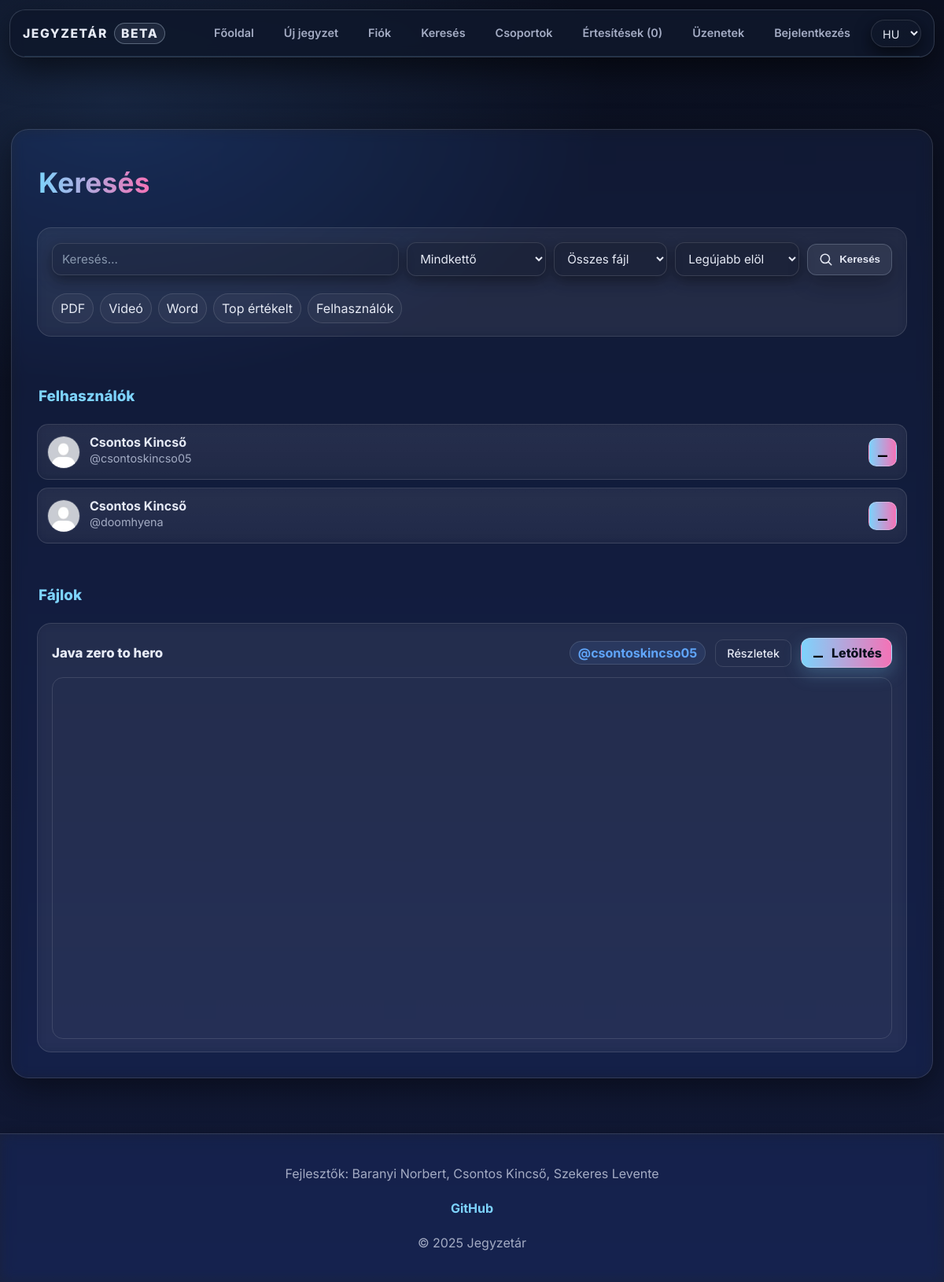
The page /search.php on the database as committed earlier.
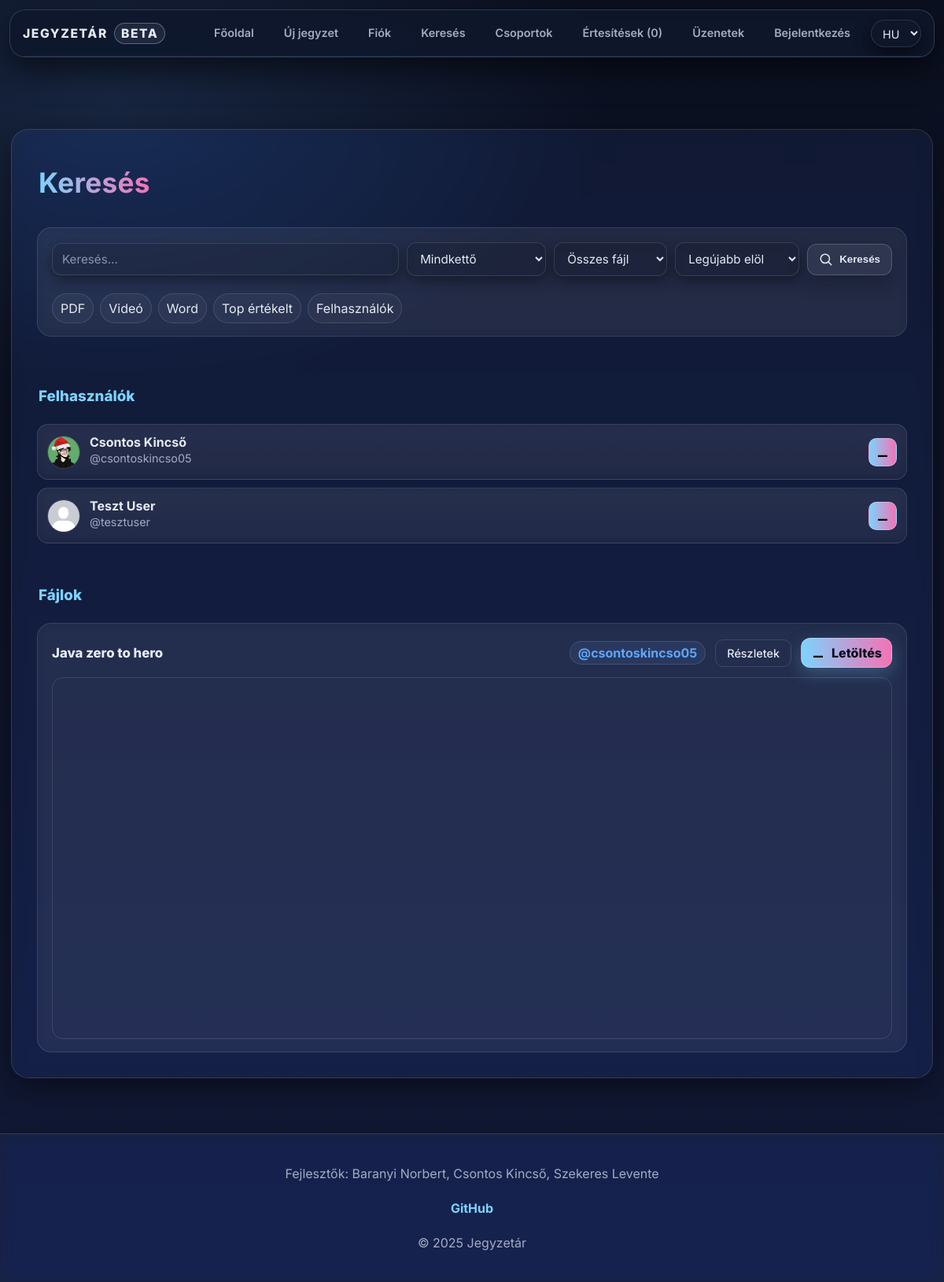
The same page on the database as committed later.
### tables this page shows
CREATE TABLE `users` (
                         `id` int(11) NOT NULL,
                         `lastname` varchar(100) DEFAULT NULL,
                         `firstname` varchar(100) DEFAULT NULL,
                         `username` varchar(50) NOT NULL,
                         `birthdate` date DEFAULT NULL,
                         `gender` varchar(10) DEFAULT NULL,
                         `email` varchar(50) NOT NULL,
                         `profile_picture` varchar(255) DEFAULT NULL,
                         `password` varchar(255) NOT NULL,
                         `security_question` varchar(255) NOT NULL,
                         `security_answer` varchar(255) NOT NULL,
                         `admin` tinyint(1) NOT NULL,
                         `registration_date` datetime DEFAULT NULL,
                         `language` varchar(5) NOT NULL DEFAULT 'hu',
                         `oauth_provider` varchar(20) DEFAULT NULL,
                         `oauth_sub` varchar(191) DEFAULT NULL,
                         `email_verified` tinyint(1) NOT NULL DEFAULT 0,
                         `bio` text DEFAULT NULL,
                         `profile_theme` varchar(32) NOT NULL DEFAULT 'default'
);

CREATE TABLE `files` (
                         `id` int(11) NOT NULL,
                         `uploaded_by` int(11) DEFAULT NULL,
                         `name` varchar(255) NOT NULL,
                         `file_name` varchar(255) NOT NULL,
                         `description` text DEFAULT NULL,
                         `file_path` varchar(255) NOT NULL,
                         `subject` varchar(100) NOT NULL,
                         `tags` varchar(255) NOT NULL,
                         `tn_name` varchar(255) DEFAULT NULL,
                         `file_size` bigint(20) UNSIGNED DEFAULT NULL
);

### assets/php/lang.php (called while the page is built, shortened)
<?php
    $supported_langs = ['hu', 'en', 'de'];
    if (isset($_GET['lang']) && in_array($_GET['lang'], $supported_langs, true)) {
        $lang = $_GET['lang'];
        $_SESSION['lang'] = $lang;
        if (!headers_sent()) {
            setcookie('lang', $lang, time() + 60*60*24*30, '/');
        }
    } else {
        if (isset($_SESSION['lang']) && in_array($_SESSION['lang'], $supported_langs, true)) {
            $lang = $_SESSION['lang'];
        } elseif (isset($_COOKIE['lang']) && in_array($_COOKIE['lang'], $supported_langs, true)) {
            $lang = $_COOKIE['lang'];
        } else {
            $lang = 'hu';
        }
    }
    $translations = [];
    if ($stmt = $conn->prepare("SELECT t_key, text FROM translations WHERE lang_code = ?")) {
        $stmt->bind_param('s', $lang);
        $stmt->execute();
        $result = $stmt->get_result();
        while ($row = $result->fetch_assoc()) {
            $translations[$row['t_key']] = $row['text'];
        }
    }

### assets/php/functions.php (called while the page is built, shortened)
<?php
    if (!function_exists('db_stmt')) {
        function db_stmt(mysqli $conn, string $sql, string $types = '', array $params = []): mysqli_stmt {
            $stmt = $conn->prepare($sql);
            if ($types !== '' && $params) {
                if (!$stmt->bind_param($types, ...$params)) {
                    db_log_error($conn, 'Paraméterek bind-elése sikertelen', $sql, $params);
                    throw new RuntimeException('Paraméterek bind-elése sikertelen: ' . $stmt->error);
                }
            }
            if (!$stmt->execute()) {
                db_log_error($conn, 'Végrehajtási hiba (execute)', $sql, $params);
                throw new RuntimeException('Végrehajtási hiba (execute): ' . $stmt->error);
            }
            return $stmt;
        }
    }
    if (!function_exists('db_query')) {
        function db_query(mysqli $conn, string $sql, string $types = '', array $params = []): mysqli_result
        {
            $stmt = db_stmt($conn, $sql, $types, $params);
            $result = $stmt->get_result();
            return $result;
        }
    }
    if (!function_exists('t')) {
        function t(string $key, string $fallback = ''): string {
            global $translations;
            if (!empty($translations) && array_key_exists($key, $translations)) {
                return (string)$translations[$key];
            }
            return $fallback !== '' ? $fallback : $key;
        }
    }

### search.php (the view, shortened to what this page needs)
<?php
    require "assets/php/db.php";
    require_once "assets/php/functions.php";
    $q = trim($_GET['q'] ?? '');
    $scope = strtolower($_GET['scope'] ?? 'all');
    $type  = strtolower($_GET['type']  ?? 'all');
    $sort  = strtolower($_GET['sort']  ?? 'new');
    $fileResult = null;
    if ($scope !== 'users') {
        $where = [];
        $types = '';
        $params = [];
        $whereSql = $where ? ('WHERE ' . implode(' AND ', $where)) : '';
        $joinRatings = '';
        $selectExtra = '';
        $groupSql = '';
        $orderSql = 'ORDER BY f.id DESC';
        $sqlFiles = "SELECT f.* $selectExtra FROM files f $joinRatings $whereSql $groupSql $orderSql LIMIT 60";
        $fileResult = db_query($conn, $sqlFiles, $types, $params);
    }
    $userResult = null;
    if ($scope !== 'files') {
        $userWhere = '';
        $orderUsers = 'ORDER BY u.username ASC';
        $uTypes = '';
        $uParams = [];
        $sqlUsers = "SELECT u.id, u.firstname, u.lastname, u.username, u.profile_picture FROM users u $userWhere $orderUsers LIMIT 50";
        $userResult = db_query($conn, $sqlUsers, $uTypes, $uParams);
    }
    require "assets/php/lang.php";
?>
<!DOCTYPE html>
<html lang="<?= $lang ?>">
<head>
    <link rel="stylesheet" href="assets/css/styles.css">
</head>
<body>
<?php include 'assets/php/navbar.php'; ?>
<div class="main">
    <div class="section-titlebar">
        <h1><?= t('search_title') ?></h1>
    </div>
    <section class="filters card">
        <form class="filters-inner" action="search.php" method="get">
            <input class="input" type="text" name="q"
                   value="<?= htmlspecialchars($q) ?>"
                   placeholder="<?= t('search_placeholder') ?>">
            <select class="select" name="scope" aria-label="<?= t('search_scope_label') ?>">
                <?php
                    $scopes = ['all' => t('search_scope_all'), 'files' => t('search_scope_files'), 'users' => t('search_scope_users'),];
                    foreach ($scopes as $val => $label) {
                        $sel = $scope === $val ? 'selected' : '';
                        echo "<option value=\"$val\" $sel>$label</option>";
                    }
                ?>
            </select>
            <select class="select" name="type" aria-label="<?= t('search_type_label') ?>">
                <?php
                    $types = ['all' => t('search_type_all'), 'pdf' => t('search_type_pdf'), 'mp4' => t('search_type_mp4'), 'docx'=> t('search_type_docx')];
                    foreach ($types as $val => $label) {
                        $sel = $type === $val ? 'selected' : '';
                        echo "<option value=\"$val\" $sel>$label</option>";
                    }
                ?>
            </select>
            <select class="select" name="sort" aria-label="<?= t('search_sort_label') ?>">
                <?php
                    $sorts = ['new' => t('search_sort_new'), 'old' => t('search_sort_old'), 'top' => t('search_sort_top')];
                    foreach ($sorts as $val => $label) {
                        $sel = $sort === $val ? 'selected' : '';
                        echo "<option value=\"$val\" $sel>$label</option>";
                    }
                ?>
            </select>
            <button class="btn-search" type="submit" aria-label="<?= t('search_btn') ?>">
                <svg class="icon icon-search" viewBox="0 0 24 24" aria-hidden="true">
                    <path d="M15.5 15.5L21 21M10.5 18a7.5 7.5 0 1 1 0-15 7.5 7.5 0 0 1 0 15z"
                          fill="none" stroke="currentColor" stroke-width="2" stroke-linecap="round"/>
                </svg>
                <span><?= t('search_btn') ?></span>
            </button>
        </form>
        <div class="hero-pills" style="margin-top:10px">
            <a class="pill" href="search.php?scope=files&type=pdf&sort=new"><?= t('pill_pdf') ?></a>
            <a class="pill" href="search.php?scope=files&type=mp4&sort=new"><?= t('pill_video') ?></a>
            <a class="pill" href="search.php?scope=files&type=docx&sort=new"><?= t('pill_word') ?></a>
            <a class="pill" href="search.php?scope=files&sort=top"><?= t('pill_top_rated') ?></a>
            <a class="pill" href="search.php?scope=users&q=<?= urlencode($q ?: '') ?>"><?= t('pill_users') ?></a>
        </div>
    </section>
    <?php if ($userResult && $userResult->num_rows > 0): ?>
        <div class="section-titlebar"><h3><?= t('result_users') ?></h3></div>
        <div class="list-compact">
            <?php while ($u = $userResult->fetch_assoc()):
                $uid   = (int)$u['id'];
                $unameRaw = $u['username'] ?? '';
                $uname = htmlspecialchars($unameRaw);
                $full  = htmlspecialchars(trim(($u['lastname'] ?? '').' '.($u['firstname'] ?? '')));
                $pfp = "assets/img/default_profile_picture.jpg";
                if (!empty($u['username']) && !empty($u['profile_picture'])) {
                    $fs  = __DIR__ . "/users/{$u['username']}/{$u['profile_picture']}";
                    $pub = "users/{$u['username']}/{$u['profile_picture']}";
                    if (file_exists($fs)) $pfp = $pub;
                }
                ?>
                <article class="mini-card">
                    <div class="mini-main" style="display:flex;align-items:center;gap:12px;">
                        <img src="<?= htmlspecialchars($pfp) ?>" alt="" style="width:42px;height:42px;border-radius:999px;object-fit:cover;border:1px solid var(--stroke)">
                        <div>
                            <h4 class="mini-title"><?= $full !== '' ? $full : '@'.$uname ?></h4>
                            <p class="mini-meta">@<?= $uname ?></p>
                        </div>
                    </div>
                    <a class="mini-download"
                       href="profile.php?userid=<?= $uid ?>"
                       title="<?= t('open_profile') ?>"
                       aria-label="<?= t('open_profile') ?>">
                        <svg class="icon icon-download" viewBox="0 0 24 24" aria-hidden="true">
                            <path d="M12 3v10m0 0l-4-4m4 4l4-4M4 17v3h16v-3"></path>
                        </svg>
                    </a>
                </article>
            <?php endwhile; ?>
        </div>
    <?php elseif ($scope === 'users' && $q !== ''): ?>
        <div class="card"><p><?= t('empty_no_users') ?></p></div>
    <?php endif; ?>
    <?php if ($fileResult && $fileResult->num_rows > 0): ?>
        <div class="section-titlebar" style="margin-top:14px"><h3><?= t('result_files') ?></h3></div>
        <div class="content-grid grid-large">
            <?php while ($f = $fileResult->fetch_assoc()):
                    $uploader_q = db_query(
                        $conn,
                        "SELECT username FROM users WHERE id = ? LIMIT 1",
                        "i",
                        [(int)$f['uploaded_by']]
                    );
                    $uploader = $uploader_q->num_rows > 0 ? $uploader_q->fetch_assoc() : ['username'=>null];
                    $file_id = (int)$f['id'];
                    $file_name = htmlspecialchars($f['name']);
                    $usernameRaw = $uploader['username'] ?? '';
                    $username = htmlspecialchars($usernameRaw);
                    $ext = strtolower(pathinfo($f['file_name'], PATHINFO_EXTENSION));
                    $user_dir = "users/" . ($uploader['username'] ?? '') . "/";
                    $safe_path = $user_dir . $f['file_name'];
                ?>
                <article class="card">
                    <header class="card-head">
                        <h4 class="entry-title"><?= $file_name ?></h4>
                        <a class="uploader-name" href="profile.php?userid=<?= (int)$f['uploaded_by'] ?>">@<?= $username ?></a>
                        <a class="note-desc-btn" href="note.php?id=<?= (int)$f['id'] ?>">
                            <?= t('btn_details') ?>
                        </a>
                        <a class="entry-download-btn" href="assets/php/download.php?id=<?= $file_id ?>">
                            <svg class="icon icon-download" viewBox="0 0 24 24" aria-hidden="true">
                                <path d="M12 3v10m0 0l-4-4m4 4l4-4M4 17v3h16v-3"></path>
                            </svg>
                            <?= t('btn_download') ?>
                        </a>
                    </header>
                    <?php if ($ext === 'docx'): ?>
                        <p><b><?= t('docx_warning') ?></b></p>
                    <?php elseif ($ext === 'pdf'): ?>
                        <iframe src="<?= htmlspecialchars($safe_path) ?>" width="100%" height="460"></iframe>
                    <?php endif; ?>
                </article>
            <?php endwhile; ?>
        </div>
    <?php elseif ($scope !== 'users'): ?>
        <div class="card"><p><?= t('empty_no_files_filter') ?></p></div>
    <?php endif; ?>
</div>
<?php include 'assets/php/footer.php'; ?>
</body>
</html>

### assets/php/navbar.php (shortened to what this page needs)
<?php
    $isLoggedIn = isset($_COOKIE['id']);
    $user = null;
    $notify_number = 0;
    $currentUserId = ($user['id'] ?? 0);
?>
<nav class="navbar">
    <div class="navbar-content">
        <div class="brand"><span>Jegyzetár</span><span class="brand-badge">beta</span></div>
        <ul class="nav-links">
            <li><a href="index.php"><?= t('nav_home') ?></a></li>
            <li><a href="upload.php"><?= t('nav_upload') ?></a></li>
            <li><a href="profile.php?userid=<?= $currentUserId ?>"><?= t('nav_profil') ?></a></li>
            <li><a href="search.php"><?= t('nav_search') ?></a></li>
			<li><a href="groups.php"><?= t('Csoportok') ?></a></li>
            <li><a href="notify.php"><?= t('nav_notify') ?> (<?= $notify_number ?>)</a></li>
            <li><a href="messages.php"><?= t('nav_messages') ?></a></li>
            <?php if ($isLoggedIn): ?>
                <li><a href="assets/php/logout.php"><?= t('nav_logout') ?></a></li>
            <?php else: ?>
                <li><a href="reglog.php?mode=login"><?= t('nav_login') ?></a></li>
            <?php endif; ?>
            <form method="get" style="display:inline;">
                <select name="lang" onchange="this.form.submit()" class="select">
                    <option value="hu" <?= $lang === 'hu' ? 'selected' : '' ?>>HU</option>
                </select>
            </form>
        </ul>
    </div>
</nav>

### assets/php/footer.php
<?php
    require __DIR__ . "/lang.php";
?>
<footer>
    <div class="footer-inner">
        <p>
            <?= t('footer_developers_label') ?>:
            Baranyi Norbert, Csontos Kincső, Szekeres Levente
        </p>
        <a href="https://github.com/doomhyena/jegyzetar.eu"
           target="_blank"
           rel="noopener noreferrer">
            <?= t('footer_github_link') ?>
        </a>
        <p><?= t('footer_rights') ?></p>
    </div>
</footer>

Rows that differ between the two databases and show on the page:
removed users: full "Csontos Kincső", username "csontoskincso05"
changed users "Csontos Kincső": username+profile_picture: picture added in place of a placeholder; username "doomhyena" → "csontoskincso05"
added users: full "Teszt User", username "tesztuser"
